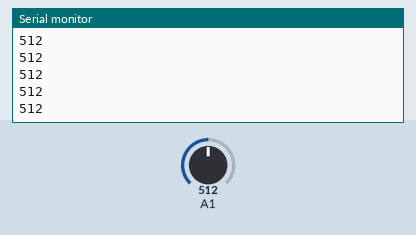
Bench run of a sketch on a simulated Arduino Uno, built with avr-gcc and run on an emulated ATmega328P. Parts: the last lines printed to the serial monitor. The inputs (shaded band) are chosen by the test bench; at power-on: A1 = 512.

Above: at 1.2 s.
1.3 s: A1 set to 716
At 2.1 s:
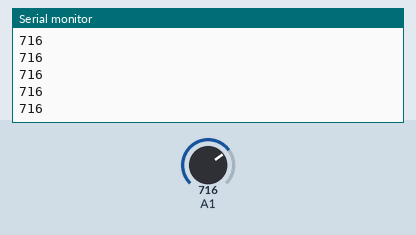
2.8 s: A1 set to 900
At 3.3 s:
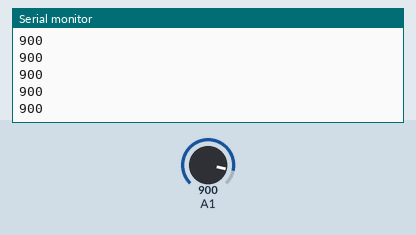
Timing chart, 0 to 5.8 s (numbered marks = the images above; inputs shaded):
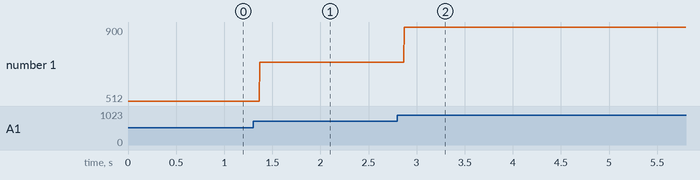

The sketch:

lat4.ino
```cpp
int a;

void setup() {
  Serial.begin(9600);

}

void loop() {
  a = analogRead(A1);
  Serial.println(a);

}
```

Measured:
- after the input at 1.3 s, the serial monitor: prints a new line after 0.07 s (image 1)
- after the input at 2.8 s, the serial monitor: prints a new line after 0.07 s (image 2)
- plotted number 1: 512 → 716 after the input at 1.3 s, 716 → 900 after the input at 2.8 s
